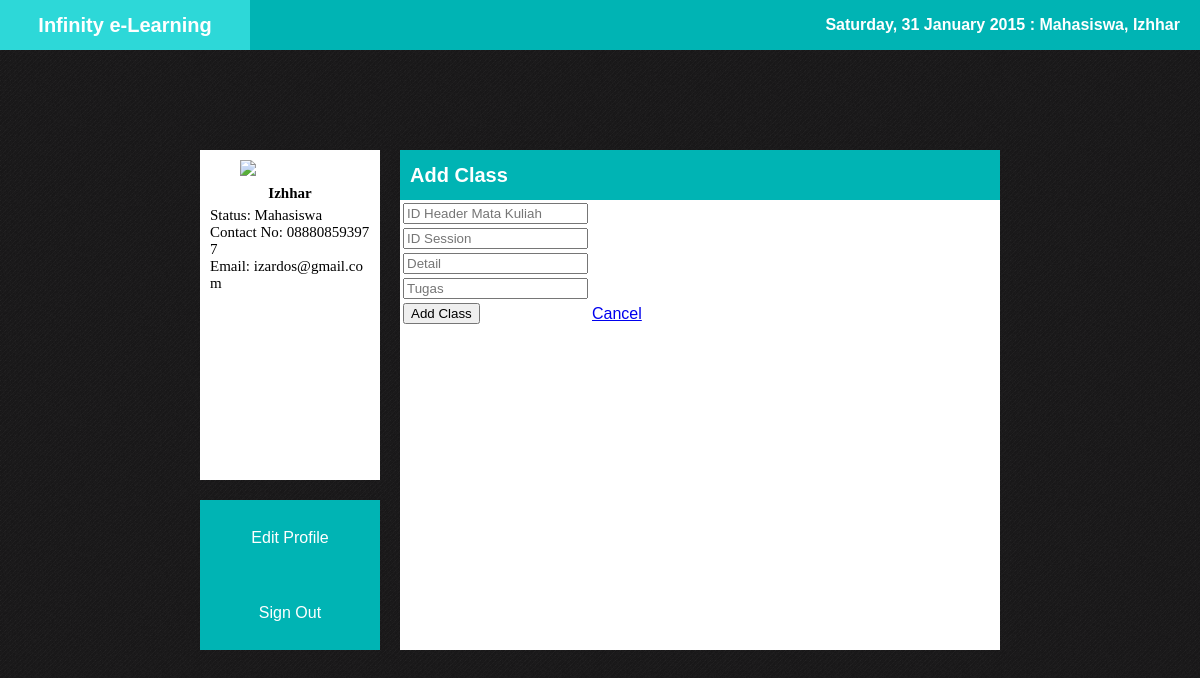
Before: /modules/add_lecture.php (signed in) with the older database file.
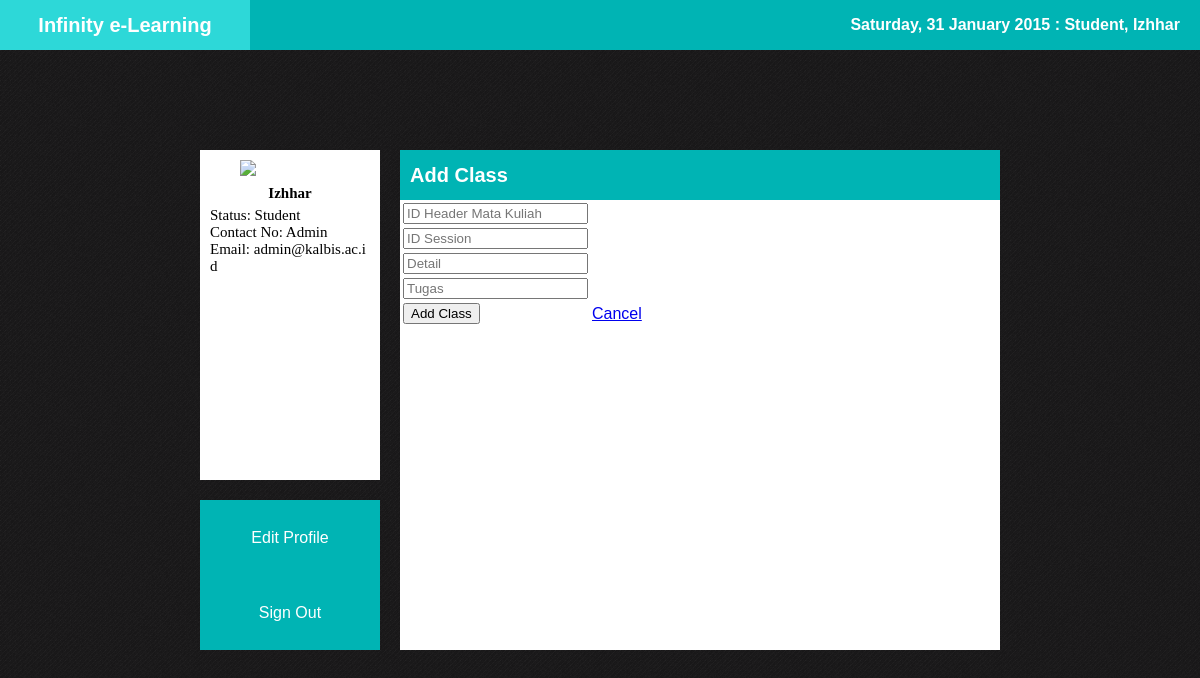
After: the same page with the newer database file.
### tables this page shows
CREATE TABLE IF NOT EXISTS `msuser` (
  `id` int(10) NOT NULL,
  `password` varchar(100) NOT NULL,
  `name` varchar(100) NOT NULL,
  `contact` varchar(13) NOT NULL,
  `email` varchar(100) NOT NULL,
  `status` varchar(100) NOT NULL
);

### modules/add_lecture.php (the view, shortened to what this page needs)
<?php include ("../includes/db_connection.php"); ?>
<?php include ("../includes/functions.php"); ?>
<?php
	if(isset($_SESSION['login']) ){
		$user= $_SESSION['login'];
?>
<?php
	$sql = "SELECT * FROM msuser WHERE id = '$user'";
	$result = mysqli_query($connection, $sql);
	if($row = mysqli_fetch_array($result)) {
?>
<!DOCTYPE html>
<html>
<head>
    <link rel="stylesheet" href="../css/styles.css">
</head>
<body>
    <div id="top">
        <div id="home-link"><a href="home_lecturer.php">Infinity e-Learning</a>
		</div>
		<div id="header">
			<?php echo waktu() . ': ' . $row['status'] . ', ' . $row['name']; ?>
		</div>
		<div id="main">
        <div id="left">
            <div id="profile">
                <div id="profile-img"><img src="#"/></div>
                <div id="profile-name"><?php echo $row['name']; ?></div>
                <div id="profile-desc">
					<div>Status: <?php echo $row['status']; ?> </div>
					<div>Contact No: <?php echo $row['contact']; ?> </div>
					<div>Email: <?php echo $row['email']; ?></div>
				<?php
					}
				?>
                </div>
            </div>
            <div id="nav">
                <ul>
                    <li><a href="edit_profil.php">Edit Profile</a></li>
                    <li><a href="logout.php">Sign Out</a></li>
                </ul>
            </div>
        </div>
        <div id="right">
            <div id="select">
                <div id="select-head"><span>Add Class</span></div>
                <div id="select-body">
					<form action="add_class.php" method="POST" enctype="multipart/form-data">
						<table>
						<tr>
							<td><input type="text" name="ID_HeaderMataKuliah" value="" placeholder="ID Header Mata Kuliah"/></td>
						</tr>
						<tr>
							<td><input type="text" name="ID_Pertemuan" value="" placeholder="ID Session"/><td>
						</tr>
						<tr>
							<td><input type="text" name="Detail" value="" placeholder="Detail"/></td>
						</tr>
						<tr>
							<td><input type="text" name="Tugas" value="" placeholder="Tugas"/></td>
						</tr>
						<tr>
							<td><input type="submit" name="submit" value="Add Class" /></td>
							<td><a href="home_lecturer.php">Cancel</a></td>
						</tr>
						</table>
					</form>
				</div>
            </div>
        </div>
    </div>
</body>
</html>
<?php
}else {
	header('Location: ../index.php');
}
?>

Changed rows visible on the page:
changed msuser "Izhhar": status "Mahasiswa" → "Student"; contact "088808593977" → "Admin"; email "izardos@gmail.com" → "admin@kalbis.ac.id"
